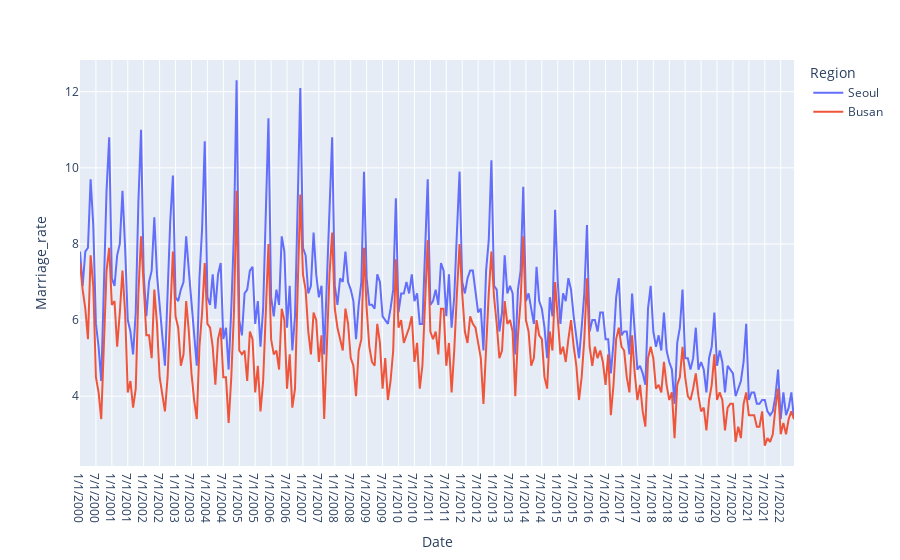

Here is the notebook cell this chart was saved with:
### Code cell
px.line(data_frame=df_region_new, x='Date', y='Marriage_rate', color='Region')

### Figure 1 — Plotly figure (JSON) as saved in the notebook; plotly's stock layout.template omitted (floating-point values rounded to 4 significant figures; data arrays with more than 128 entries replaced by an {"elided": "..."} marker saying what was removed)
{"data": [{"hovertemplate": "Region=Seoul<br>Date=%{x}<br>Marriage_rate=%{y}<extra></extra>", "legendgroup": "Seoul", "line": {"color": "#636efa", "dash": "solid"}, "marker": {"symbol": "circle"}, "mode": "lines", "name": "Seoul", "orientation": "v", "showlegend": true, "type": "scatter", "x": {"elided": "270 str values"}, "xaxis": "x", "y": {"elided": "270 float values"}, "yaxis": "y"}, {"hovertemplate": "Region=Busan<br>Date=%{x}<br>Marriage_rate=%{y}<extra></extra>", "legendgroup": "Busan", "line": {"color": "#EF553B", "dash": "solid"}, "marker": {"symbol": "circle"}, "mode": "lines", "name": "Busan", "orientation": "v", "showlegend": true, "type": "scatter", "x": {"elided": "270 str values"}, "xaxis": "x", "y": {"elided": "270 float values"}, "yaxis": "y"}], "layout": {"legend": {"title": {"text": "Region"}, "tracegroupgap": 0}, "margin": {"t": 60}, "xaxis": {"anchor": "y", "domain": [0, 1], "title": {"text": "Date"}}, "yaxis": {"anchor": "x", "domain": [0, 1], "title": {"text": "Marriage_rate"}}}}
